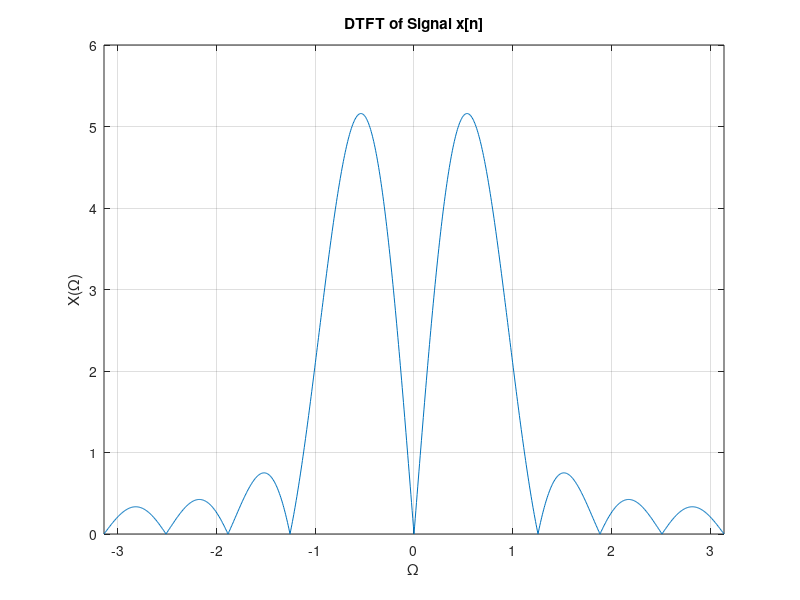
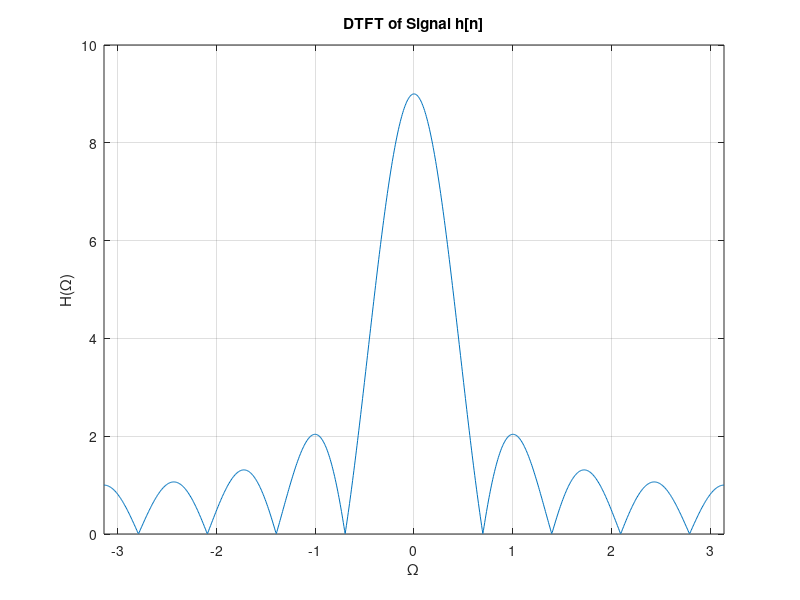
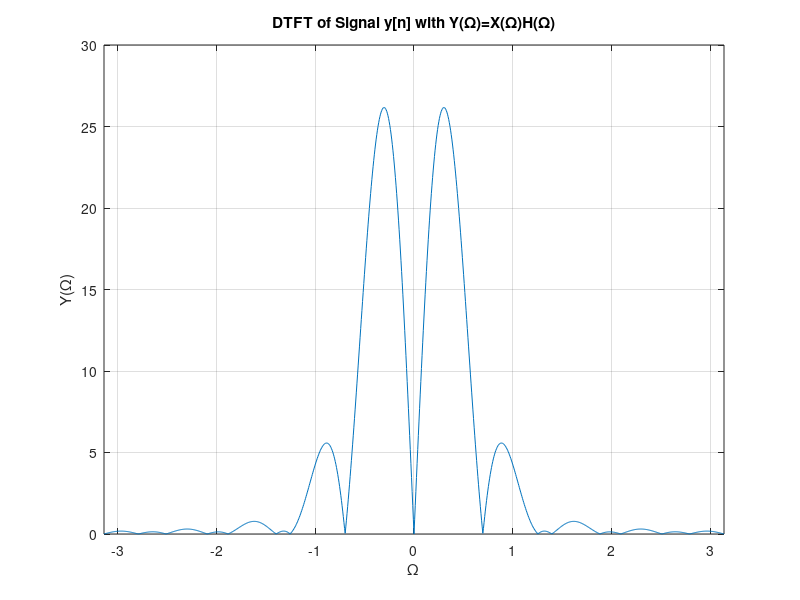
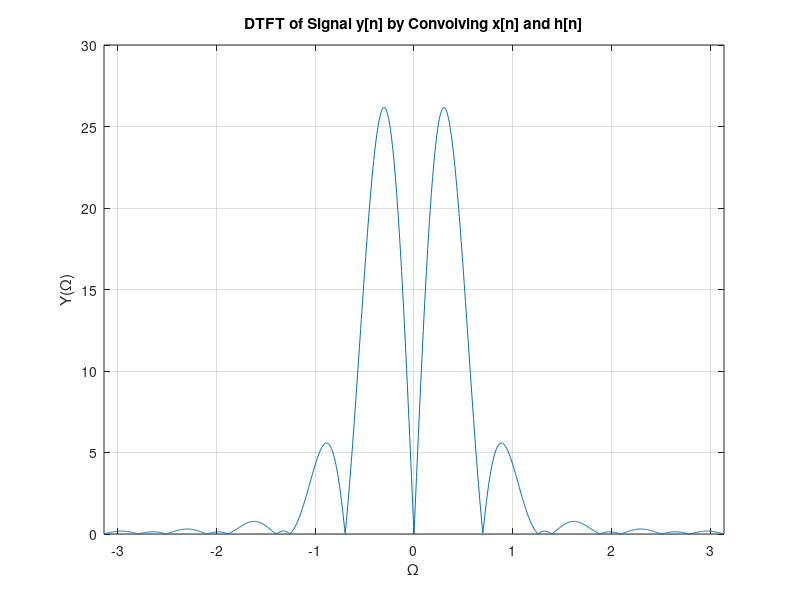

These figures' MATLAB source, in order:
% B. Time Convolution

% B.1

n = 0:1000;

u = @(n) (n >= 0) * 1.0 .* (mod(n,1)==0);
% Signal x[n]
x = @(n) sin(2*pi*n/10).*(u(n)-u(n-10));

% Compute DTFT of signal x[n]
omega = linspace(-pi, pi, 1001);
W_omega_x = exp(-j).^((0:length(x(n))-1)'*omega);
X = (x(n)*W_omega_x);

figure;
plot(omega,abs(X));
grid;
title('DTFT of Signal x[n]');
xlabel('\Omega');
ylabel('X(\Omega)');
axis([-pi pi 0 6]);

% B.2

% Signal h[n]
h = @(n) u(n)-u(n-9);
% Compute DTFT of signal h[n]
W_omega_h = exp(-j).^((0:length(h(n))-1)'*omega);
H = (h(n)*W_omega_h);

figure;
plot(omega,abs(H));
grid;
title('DTFT of Signal h[n]');
xlabel('\Omega');
ylabel('H(\Omega)');
axis([-pi pi 0 10]);

% B.3
Y1 = X.*H;

figure;
plot(omega,abs(Y1));
grid;
title('DTFT of Signal y[n] with Y(\Omega)=X(\Omega)H(\Omega)');
xlabel('\Omega');
ylabel('Y(\Omega)');
axis([-pi pi 0 30]);

% B.4

% Compute y[n] by convolving x[n] and h[n]
y = @(n) conv(x(n),h(n));

% B.5
% Compute DTFT of signal y[n]
W_omega_y = exp(-j).^((0:length(y(n))-1)'*omega);
Y2 = (y(n)*W_omega_y);

figure;
plot(omega,abs(Y2));
grid;
title('DTFT of Signal y[n] by Convolving x[n] and h[n]');
xlabel('\Omega');
ylabel('Y(\Omega)');
axis([-pi pi 0 30]);

% B.6

% The results in part 3 and 5 are the same as it shows the time 
% convolution property of the DTFT. Specifically, the convolution 
% of signals in the time domain will be transformed into the 
% multiplication of their Fourier transforms in the frequency domain.